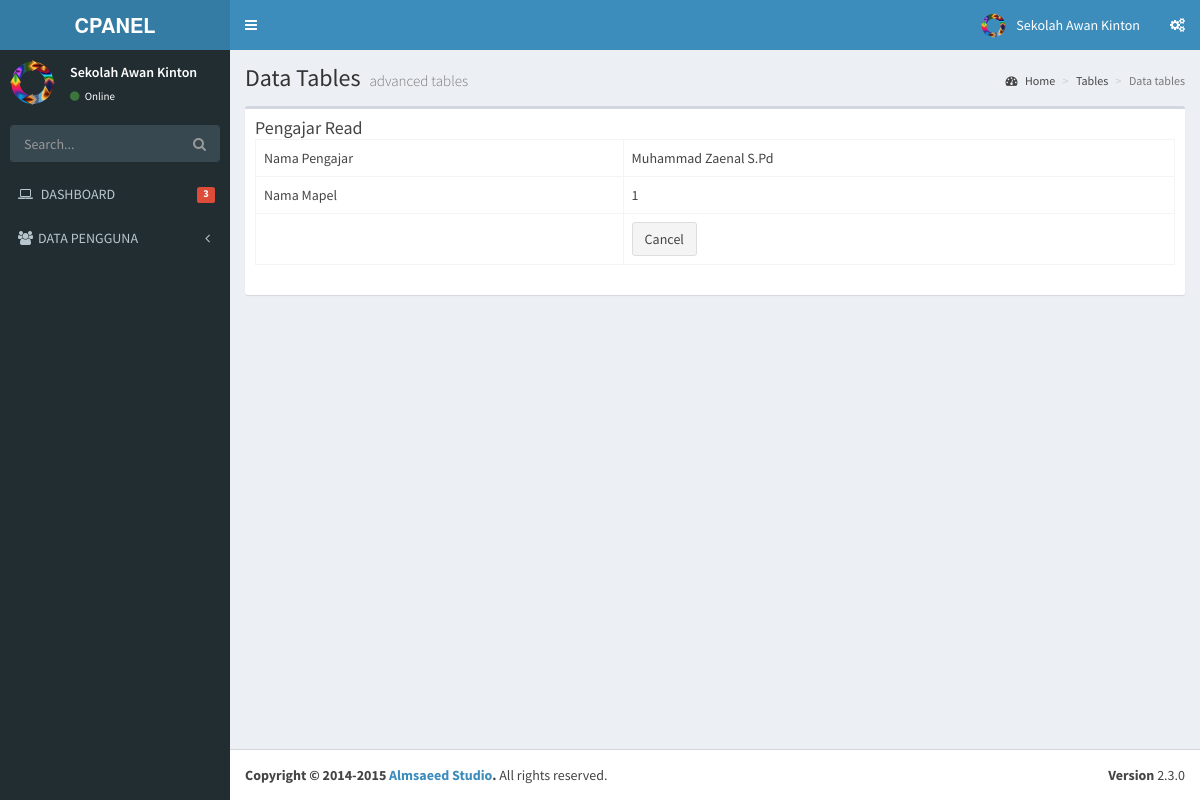
/pengajar/read/1, run on the app's committed database.
### tables this page shows
CREATE TABLE `menu` (
  `id` int(11) NOT NULL,
  `name` varchar(50) NOT NULL,
  `link` varchar(50) NOT NULL,
  `icon` varchar(30) NOT NULL,
  `is_active` int(1) NOT NULL,
  `is_parent` int(1) NOT NULL
);

CREATE TABLE `pengajar` (
  `id` int(11) NOT NULL,
  `nama` varchar(50) NOT NULL,
  `id_mapel` int(11) NOT NULL
);

### application/libraries/Template.php (called while the page is built)
<?php if ( ! defined('BASEPATH')) exit('No direct script access allowed');
class Template {
		var $template_data = array();
		function set($name, $value)
		{
			$this->template_data[$name] = $value;
		}
		function load($template = '', $view = '' , $view_data = array(), $return = FALSE)
		{
			$this->CI =& get_instance();
			$this->set('contents', $this->CI->load->view($view, $view_data, TRUE));
			return $this->CI->load->view($template, $this->template_data, $return);
		}
}

### application/controllers/Pengajar.php (called while the page is built, shortened)
<?php
class Pengajar extends CI_Controller
{
    public function read($id)
    {
        $row = $this->Pengajar_model->get_by_id($id);
        if ($row) {
            $data = array(
		'id' => $row->id,
		'nama' => $row->nama,
		'id_mapel' => $row->id_mapel,
	    );
            $this->template->load('template','pengajar_read', $data);
        } else {
            $this->session->set_flashdata('message', 'Record Not Found');
            redirect(site_url('pengajar'));
        }
    }
}

### index.php (called while the page is built, shortened)
<?php
require_once BASEPATH.'core/CodeIgniter.php';

### application/models/Pengajar_model.php (called while the page is built, shortened)
<?php
class Pengajar_model extends CI_Model
{
    public $table = 'pengajar';
    public $id = 'id';
    function get_by_id($id)
    {
        $this->db->where($this->id, $id);
        return $this->db->get($this->table)->row();
    }
}

### application/views/pengajar_read.php (the view)
       <section class='content'>
         <div class='row'>
           <div class='col-xs-12'>
             <div class='box'>
               <div class='box-header'>
               <h3 class='box-title'>Pengajar Read</h3>
       <table class="table table-bordered">
    <tr><td>Nama Pengajar</td><td><?php echo $nama; ?></td></tr>
    <tr><td>Nama Mapel</td><td><?php echo $id_mapel; ?></td></tr>
    <tr><td></td><td><a href="<?php echo site_url('pengajar') ?>" class="btn btn-default">Cancel</a></td></tr>
</table>
       </div>
             </div>
           </div>
         </div>
       </section>

### application/views/template.php (shortened to what this page needs)
<!DOCTYPE html>
<html>
    <head>
        <link rel="stylesheet" href="<?php echo base_url() ?>template/bootstrap/css/bootstrap.min.css">
        <link rel="stylesheet" href="<?php echo base_url() ?>template/font-awesome-4.4.0/css/font-awesome.min.css">
        <link rel="stylesheet" href="<?php echo base_url() ?>template/ionicons-2.0.1/css/ionicons.min.css">
        <link rel="stylesheet" href="<?php echo base_url() ?>template/plugins/datatables/dataTables.bootstrap.css">
        <link rel="stylesheet" href="<?php echo base_url() ?>template/dist/css/AdminLTE.min.css">
        <link rel="stylesheet" href="<?php echo base_url() ?>template/dist/css/skins/_all-skins.min.css">
    </head>
    <body class="hold-transition skin-blue sidebar-mini">
        <div class="wrapper">
            <header class="main-header">
                <a href="index2.html" class="logo">
                    <span class="logo-lg"><b>CPANEL</b></span>
                </a>
                <nav class="navbar navbar-static-top" role="navigation">
                    <a href="#" class="sidebar-toggle" data-toggle="offcanvas" role="button">
                    </a>
                    <div class="navbar-custom-menu">
                        <ul class="nav navbar-nav">
                            <li class="dropdown user user-menu">
                                <a href="#" class="dropdown-toggle" data-toggle="dropdown">
                                    <img src="<?php echo base_url()?>template/dist/img/logo.png" class="user-image" alt="User Image">
                                    <span class="hidden-xs">Sekolah Awan Kinton</span>
                                </a>
                            </li>
                            <li>
                                <a href="#" data-toggle="control-sidebar"><i class="fa fa-gears"></i></a>
                            </li>
                        </ul>
                    </div>
                </nav>
            </header>
            <aside class="main-sidebar">
                <section class="sidebar">
                    <div class="user-panel">
                        <div class="pull-left image">
                            <img src="<?php echo base_url()?>template/dist/img/logo.png" class="img-circle" alt="User Image">
                        </div>
                        <div class="pull-left info">
                            <p>Sekolah Awan Kinton</p>
                            <a href="#"><i class="fa fa-circle text-success"></i> Online</a>
                        </div>
                    </div>
                    <form action="#" method="get" class="sidebar-form">
                        <div class="input-group">
                            <input type="text" name="q" class="form-control" placeholder="Search...">
                            <span class="input-group-btn">
                                <button type="submit" name="search" id="search-btn" class="btn btn-flat"><i class="fa fa-search"></i></button>
                            </span>
                        </div>
                    </form>
                    <ul class="sidebar-menu">
                        <li>
                            <a href="<?php echo site_url('dashboard') ?>">
                                <i class="fa fa-laptop"></i> <span>DASHBOARD</span>
                                <small class="label pull-right bg-red">3</small>
                            </a>
                        </li>
                        <?php
                        $menu = $this->db->get_where('menu', array('is_parent' => 0,'is_active'=>1));
                        foreach ($menu->result() as $m) {
                            $submenu = $this->db->get_where('menu',array('is_parent'=>$m->id,'is_active'=>1));
                            if($submenu->num_rows()>0){
                                echo "<li class='treeview'>
                                    ".anchor('#',  "<i class='$m->icon'></i>".strtoupper($m->name).' <i class="fa fa-angle-left pull-right"></i>')."
                                        <ul class='treeview-menu'>";
                                   echo"</ul>
                                    </li>";
                            }else{
                                echo "<li>" . anchor($m->link, "<i class='$m->icon'></i> <span>" . strtoupper($m->name)) . "</span></li>";
                            }
                        }
                        ?>
                    </ul>
                </section>
            </aside>
            <div class="content-wrapper">
                <section class="content-header">
                    <h1>
                        Data Tables
                        <small>advanced tables</small>
                    </h1>
                    <ol class="breadcrumb">
                        <li><a href="#"><i class="fa fa-dashboard"></i> Home</a></li>
                        <li><a href="#">Tables</a></li>
                        <li class="active">Data tables</li>
                    </ol>
                </section>
                <?php
                echo $contents;
                ?>
            </div>
            <footer class="main-footer">
                <div class="pull-right hidden-xs">
                    <b>Version</b> 2.3.0
                </div>
                <strong>Copyright &copy; 2014-2015 <a href="http://almsaeedstudio.com">Almsaeed Studio</a>.</strong> All rights reserved.
            </footer>
        </div>
    </body>
</html>

### data on the page
menu: icon+name "DATA PENGGUNA"
pengajar: nama "Muhammad Zaenal S.Pd", id_mapel "1"
